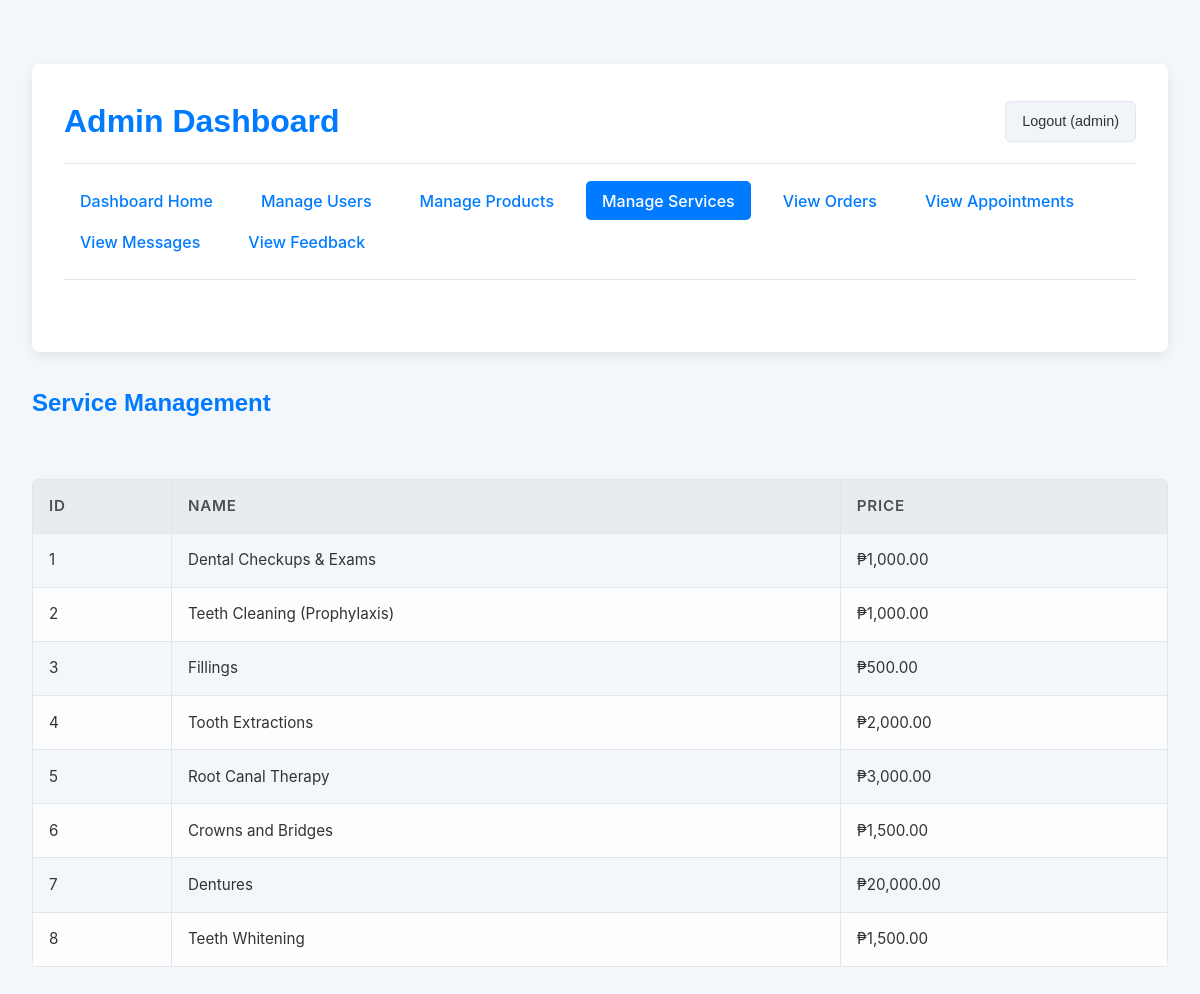
/admin/view_services.php (signed in), run on the app's committed database.
### tables this page shows
CREATE TABLE `services` (
  `id` int(11) NOT NULL,
  `name` varchar(100) NOT NULL,
  `price` decimal(10,2) NOT NULL
);

### admin/view_services.php (the view, shortened to what this page needs)
<?php
include 'admin_header.php';
$services_sql = "SELECT id, name, price FROM services ORDER BY id ASC";
$services_result = $conn->query($services_sql);
?>
<h2>Service Management</h2>
<?php if ($services_result && $services_result->num_rows > 0): ?>
    <div class="admin-table-container">
    <table class="admin-table">
        <thead>
            <tr>
                <th>ID</th>
                <th>Name</th>
                <th>Price</th>
            </tr>
        </thead>
        <tbody>
            <?php while ($service = $services_result->fetch_assoc()): ?>
                <tr>
                    <td><?php echo $service['id']; ?></td>
                    <td><?php echo htmlspecialchars($service['name']); ?></td>
                    <td>₱<?php echo number_format($service['price'], 2); ?></td>
                </tr>
            <?php endwhile; ?>
        </tbody>
    </table>
    </div>
<?php else: ?>
    <p>No services found.</p>
<?php endif; ?>
<?php include 'admin_footer.php'; ?>

### styles.css (style rules this page uses)
:root { --primary-color: #33C3F0; --primary-hover: #1EAEDB; --text-color: #222222; --text-light: #8E9196; --border-color: #e2e8f0; --bg-light: #f1f5f9; --transition-base: 0.3s ease; --container-width: 1280px; }
* { margin: 0; padding: 0; box-sizing: border-box; }
body { font-family: 'Open Sans', sans-serif; color: var(--text-color); line-height: 1.6; }
h1, h2, h3, h4, h5, h6 { font-family: 'Poppins', sans-serif; font-weight: 600; }
.admin-table-container { overflow-x: auto; -webkit-overflow-scrolling: touch; margin-bottom: 1rem; }
.admin-table { width: 1000px; border-collapse: collapse; min-width: 600px; }
.admin-table th, .admin-table td { border: 1px solid var(--border-color); padding: 0.75rem; text-align: left; white-space: nowrap; }
.admin-table th { background-color: var(--bg-light); font-weight: 600; }
.admin-table tbody tr:nth-child(even) { background-color: #fdfdfd; }

### admin/admin_header.php (style rules this page uses)
body { font-family: -apple-system, BlinkMacSystemFont, "Segoe UI", Roboto, "Helvetica Neue", Arial, sans-serif; background-color: #f4f7f9; color: #333; margin: 0; line-height: 1.6; padding: 2rem; }
h1, h2, h3 { color: var(--primary-color, #2c3e50); margin-top: 0; margin-bottom: 1.5rem; font-weight: 600; }
h2 { font-size: 1.5em; }
.admin-table { width: 100%; border-collapse: collapse; margin-top: 2rem; box-shadow: 0 2px 8px rgba(0,0,0,0.05); border-radius: 6px; overflow: hidden; }
.admin-table th, .admin-table td { border: 1px solid #e0e6ed; padding: 0.9rem 1rem; text-align: left; font-size: 0.95rem; vertical-align: middle; }
.admin-table th { background-color: #e9ecef; color: #495057; font-weight: 600; text-transform: uppercase; letter-spacing: 0.05em; }
.admin-table tr:nth-child(even) { background-color: #f8f9fa; }
:root { --primary-color: #007bff; --primary-hover: #0056b3; --danger-color: #dc3545; --secondary-color: #6c757d; }

### data on the page
services: id "1", name "Dental Checkups & Exams", price "1,000.00"
services: id "2", name "Teeth Cleaning (Prophylaxis)", price "1,000.00"
services: id "3", name "Fillings", price "500.00"
services: id "4", name "Tooth Extractions", price "2,000.00"
services: id "5", name "Root Canal Therapy", price "3,000.00"
services: id "6", name "Crowns and Bridges", price "1,500.00"
services: id "7", name "Dentures", price "20,000.00"
services: id "8", name "Teeth Whitening", price "1,500.00"

### other printed values
$_SESSION['user_name'] "admin"
